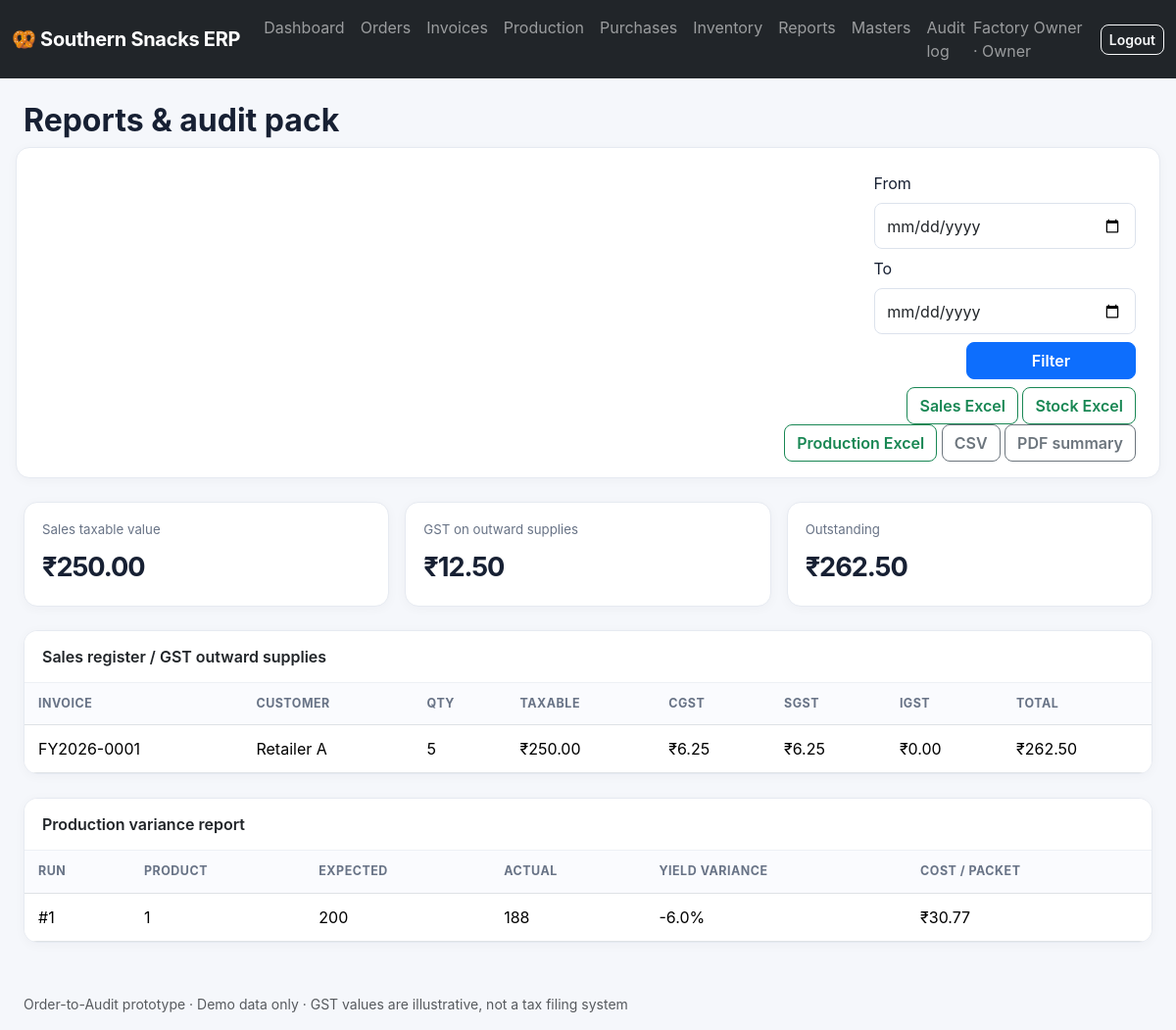
Page /reports (signed in) on the committed database.
### app.py (models this page shows, shortened)
class User(UserMixin, db.Model):
    id=db.Column(db.Integer, primary_key=True); username=db.Column(db.String(80), unique=True); password_hash=db.Column(db.String(255)); role=db.Column(db.String(30)); full_name=db.Column(db.String(120))

class Invoice(db.Model):
    id=db.Column(db.Integer,primary_key=True); order_id=db.Column(db.Integer,db.ForeignKey('order.id')); number=db.Column(db.String(40),unique=True); customer_id=db.Column(db.Integer,db.ForeignKey('customer.id')); product_id=db.Column(db.Integer,db.ForeignKey('product.id')); qty=db.Column(db.Integer); taxable_paise=db.Column(db.Integer); cgst_paise=db.Column(db.Integer); sgst_paise=db.Column(db.Integer); igst_paise=db.Column(db.Integer); total_paise=db.Column(db.Integer); created_at=db.Column(db.DateTime,default=datetime.utcnow); status=db.Column(db.String(20),default='Posted')

class ProductionRun(db.Model):
    id=db.Column(db.Integer,primary_key=True); product_id=db.Column(db.Integer,db.ForeignKey('product.id')); batch_count=db.Column(db.Integer); expected_output=db.Column(db.Integer); actual_output=db.Column(db.Integer); wastage=db.Column(db.Integer); labor_paise=db.Column(db.Integer,default=0); utilities_paise=db.Column(db.Integer,default=0); material_cost_paise=db.Column(db.Integer,default=0); total_cost_paise=db.Column(db.Integer,default=0); cost_per_packet_paise=db.Column(db.Integer,default=0); created_at=db.Column(db.DateTime,default=datetime.utcnow); created_by=db.Column(db.Integer,db.ForeignKey('user.id'))

### app.py (the view)
@app.route('/reports')
@login_required
def reports():
    start=request.args.get('start'); end=request.args.get('end'); invs=Invoice.query.order_by(Invoice.created_at.desc()).all(); runs=ProductionRun.query.all()
    if start: invs=[i for i in invs if i.created_at.date()>=date.fromisoformat(start)]
    if end: invs=[i for i in invs if i.created_at.date()<=date.fromisoformat(end)]
    return render_template('reports.html',invoices=invs,runs=runs,materials=Material.query.all(),products=Product.query.all(),payments=Payment.query.all(),customers=Customer.query.all(),start=start,end=end)

### app.py (called while the page is built)
@login_manager.user_loader
def load_user(uid): return db.session.get(User,int(uid))

def money(paise): return f"₹{(paise or 0)/100:,.2f}"

@app.context_processor
def inject(): return {'today':date.today(), 'invoice_due':invoice_due}

### templates/reports.html
{% extends 'base.html' %}{% block content %}<h2 class="fw-bold mb-3">Reports & audit pack</h2><form class="card card-body mb-4 row gy-2 gx-3 align-items-end" method="get"><div class="col-md-3"><label class="form-label">From</label><input class="form-control" type="date" name="start" value="{{start or ''}}"></div><div class="col-md-3"><label class="form-label">To</label><input class="form-control" type="date" name="end" value="{{end or ''}}"></div><div class="col-md-2"><button class="btn btn-primary w-100">Filter</button></div><div class="col-md-4 text-md-end"><a class="btn btn-outline-success" href="{{url_for('export_report',kind='sales')}}">Sales Excel</a> <a class="btn btn-outline-success" href="{{url_for('export_report',kind='stock')}}">Stock Excel</a> <a class="btn btn-outline-success" href="{{url_for('export_report',kind='production')}}">Production Excel</a> <a class="btn btn-outline-secondary" href="{{url_for('export_csv',kind='sales')}}">CSV</a> <a class="btn btn-outline-secondary" href="{{url_for('export_pdf_report')}}">PDF summary</a></div></form><div class="row g-3 mb-4"><div class="col-md-4"><div class="metric"><div class="metric-label">Sales taxable value</div><div class="metric-value">{{money(invoices|sum(attribute='taxable_paise'))}}</div></div></div><div class="col-md-4"><div class="metric"><div class="metric-label">GST on outward supplies</div><div class="metric-value">{{money(invoices|sum(attribute='cgst_paise')+invoices|sum(attribute='sgst_paise')+invoices|sum(attribute='igst_paise'))}}</div></div></div><div class="col-md-4"><div class="metric"><div class="metric-label">Outstanding</div><div class="metric-value">{{money(invoices|sum(attribute='total_paise') - payments|sum(attribute='amount_paise'))}}</div></div></div></div><div class="card mb-4"><div class="card-header bg-white fw-semibold">Sales register / GST outward supplies</div><div class="table-responsive"><table class="table mb-0"><thead><tr><th>Invoice</th><th>Customer</th><th>Qty</th><th>Taxable</th><th>CGST</th><th>SGST</th><th>IGST</th><th>Total</th></tr></thead><tbody>{% for i in invoices %}<tr><td>{{i.number}}</td><td>{{(customers|selectattr('id','equalto',i.customer_id)|first).name}}</td><td>{{i.qty}}</td><td>{{money(i.taxable_paise)}}</td><td>{{money(i.cgst_paise)}}</td><td>{{money(i.sgst_paise)}}</td><td>{{money(i.igst_paise)}}</td><td>{{money(i.total_paise)}}</td></tr>{% endfor %}</tbody></table></div></div><div class="card"><div class="card-header bg-white fw-semibold">Production variance report</div><table class="table mb-0"><thead><tr><th>Run</th><th>Product</th><th>Expected</th><th>Actual</th><th>Yield variance</th><th>Cost / packet</th></tr></thead><tbody>{% for r in runs %}<tr><td>#{{r.id}}</td><td>{{r.product_id}}</td><td>{{r.expected_output}}</td><td>{{r.actual_output}}</td><td>{{'%.1f'|format((r.actual_output-r.expected_output)/r.expected_output*100)}}%</td><td>{{money(r.cost_per_packet_paise)}}</td></tr>{% endfor %}</tbody></table></div>{% endblock %}

### templates/base.html (shortened to what this page needs)
<!doctype html><html lang="en"><head><meta charset="utf-8"><meta name="viewport" content="width=device-width, initial-scale=1"><title>{{ title or 'Southern Snacks | Order-to-Audit' }}</title><link href="https://cdn.jsdelivr.net/npm/bootstrap@5.3.3/dist/css/bootstrap.min.css" rel="stylesheet"><link href="{{ url_for('static',filename='style.css') }}" rel="stylesheet"></head><body>{% if current_user.is_authenticated %}<nav class="navbar navbar-expand-lg navbar-dark bg-dark"><div class="container-fluid"><a class="navbar-brand fw-bold" href="{{ url_for('dashboard') }}">🥨 Southern Snacks ERP</a><button class="navbar-toggler" data-bs-toggle="collapse" data-bs-target="#nav"></button><div class="collapse navbar-collapse" id="nav"><ul class="navbar-nav me-auto">{% for endpoint,label in [('dashboard','Dashboard'),('orders','Orders'),('invoices','Invoices'),('production','Production'),('purchases','Purchases'),('inventory','Inventory'),('reports','Reports')] %}<li class="nav-item"><a class="nav-link" href="{{ url_for(endpoint) }}">{{ label }}</a></li>{% endfor %}{% if current_user.role in ['admin','owner'] %}<li class="nav-item"><a class="nav-link" href="{{ url_for('masters') }}">Masters</a></li>{% endif %}{% if current_user.role in ['admin','owner','auditor'] %}<li class="nav-item"><a class="nav-link" href="{{ url_for('audit_log') }}">Audit log</a></li>{% endif %}</ul><span class="navbar-text me-3">{{ current_user.full_name }} · {{ current_user.role|title }}</span><a class="btn btn-outline-light btn-sm" href="{{ url_for('logout') }}">Logout</a></div></div></nav>{% endif %}<main class="container-fluid px-lg-4 py-4">{% with messages=get_flashed_messages(with_categories=true) %}{% for category,message in messages %}<div class="alert alert-{{ category }} alert-dismissible fade show">{{ message }}<button class="btn-close" data-bs-dismiss="alert"></button></div>{% endfor %}{% endwith %}{% block content %}{% endblock %}</main><footer class="container-fluid px-lg-4 pb-3 text-muted small">Order-to-Audit prototype · Demo data only · GST values are illustrative, not a tax filing system</footer><script src="https://cdn.jsdelivr.net/npm/bootstrap@5.3.3/dist/js/bootstrap.bundle.min.js"></script></body></html>

### static/style.css (style rules this page uses)
:root { --ink:#172033;--muted:#687386;--brand:#2457d6 }
body { background:#f5f7fb;color:var(--ink);font-family:Inter,system-ui,-apple-system,Segoe UI,sans-serif }
.navbar-brand { letter-spacing:-.3px }
.card { border:1px solid #e6eaf1;border-radius:14px;box-shadow:0 2px 12px rgba(23,32,51,.035);overflow:hidden }
.card-header { padding:14px 18px;border-bottom:1px solid #edf0f5 }
.table>:not(caption)>*>* { padding:12px 14px;vertical-align:middle }
.table thead th { font-size:.78rem;text-transform:uppercase;letter-spacing:.04em;color:#687386;background:#fafbfe }
.metric { height:100%;background:white;border:1px solid #e6eaf1;border-radius:14px;padding:18px;box-shadow:0 2px 12px rgba(23,32,51,.035) }
.metric-label { font-size:.83rem;color:#687386;margin-bottom:8px }
.metric-value { font-size:1.7rem;font-weight:750;letter-spacing:-.04em }
.btn { border-radius:8px;font-weight:600 }
.form-control,.form-select { border-color:#dce2ec;border-radius:8px;padding:.65rem .8rem }
footer { margin-top:28px }

### rows in the picture
User: full_name "Factory Owner", role "Owner"
Invoice: number "FY2026-0001", customer_id "Retailer A", qty "5", taxable_paise "₹250.00", cgst_paise "₹6.25", sgst_paise "₹6.25", igst_paise "₹0.00", total_paise "₹262.50"
ProductionRun: id "1", product_id "1", expected_output "200", actual_output "188", (r.actual_output-r.expected_output)/r.expected_output*100 "-6.0", cost_per_packet_paise "₹30.77"

### other values in the picture
{{ label }} "Dashboard" "Orders" "Invoices" "Production" "Purchases" "Inventory" "Reports"
{{ money(invoices|sum(attribute='taxable_paise')) }} "₹250.00"
